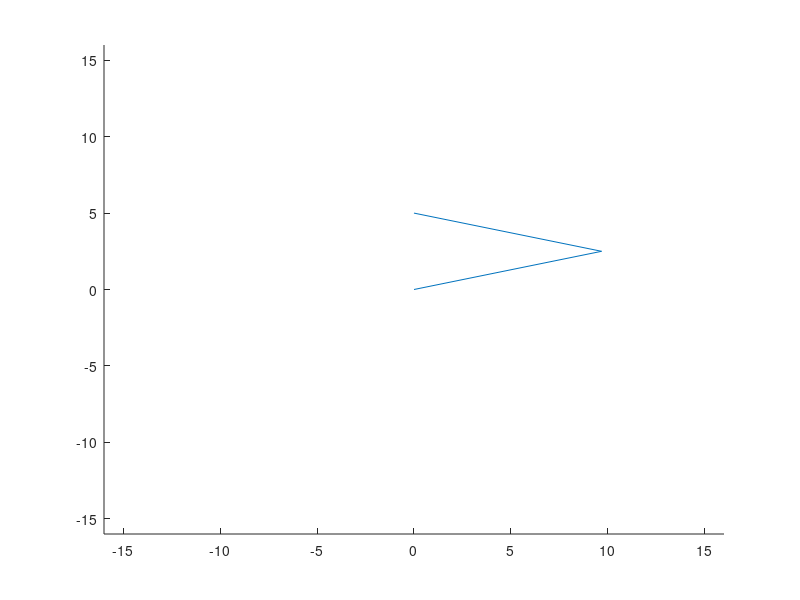

This figure's MATLAB source:
clc
clear

% Heart coordinates from MATLAB cubic spline tutorials
x = pi*linspace(0,2,11); 
y = [0 0 8 12 14 6 0 -6 -14 -12 -8 0 0; 
     5 5 7 10 14 16 14 16 14 10 7 5 5];
pp = spline(x,y);
yy = ppval(pp, linspace(0,2*pi,50));
plot(yy(1,:),yy(2,:),'-b',y(1,2:11),y(2,2:11),'or')
axis equal


% Putting all x and y together
x = yy(1,:);
y = yy(2,:);

L1=10;
L2=10;

% IK loop
% IK loop
for i = 1:length(x)
    
    % IK
    L3=sqrt(x(i)^2+y(i)^2);
    b1 = (-(L2^2-L1^2-L3^2)/(2*L1*L3));
    a1 = atan2(sqrt(1-b1^2),b1);
    theta1(i) = (atan2(y(i),x(i))-a1)*(180/pi);
    b2 = (-(L3^2-L1^2-L2^2)/(2*L1*L2));
    a2 = atan2(sqrt(1-b2^2),b2);
    theta2(i) = (pi-a2)*(180/pi);

    % Angles for motor movement
    if i > 1
        theta11(i) = theta1(i)-theta1(i-1);
        theta22(i) = theta2(i)-theta2(i-1);
    end
    theta11(1) = theta1(1);
    theta22(1) = theta2(1);

    % Animation
    clf
    X = [0 L1*cos(theta1(i)*(pi/180)) x(i)];
    Y = [0 L1*sin(theta1(i)*(pi/180)) y(i)];
    xlim([-16 16])
    ylim([-16 16])
    hold on
    plot(X,Y)

    % Debugging stuff
    L1_1 = sqrt((L1*cos(theta1(i)*(pi/180)))^2+(L1*sin(theta1(i)*(pi/180)))^2);
    L2_1 = sqrt((x(i)-L1*cos(theta1(i)*(pi/180)))^2+(y(i)-L1*sin(theta1(i)*(pi/180)))^2);
    fprintf('Theta1 %5.2f\n', theta1(i))
    fprintf('Theta2 %5.2f\n', theta2(i))
    fprintf('L1 %3.2f\n', L1_1)
    fprintf('L2 %3.2f\n', L2_1)
    fprintf('--------------------\n')

    pause(0.1)
end